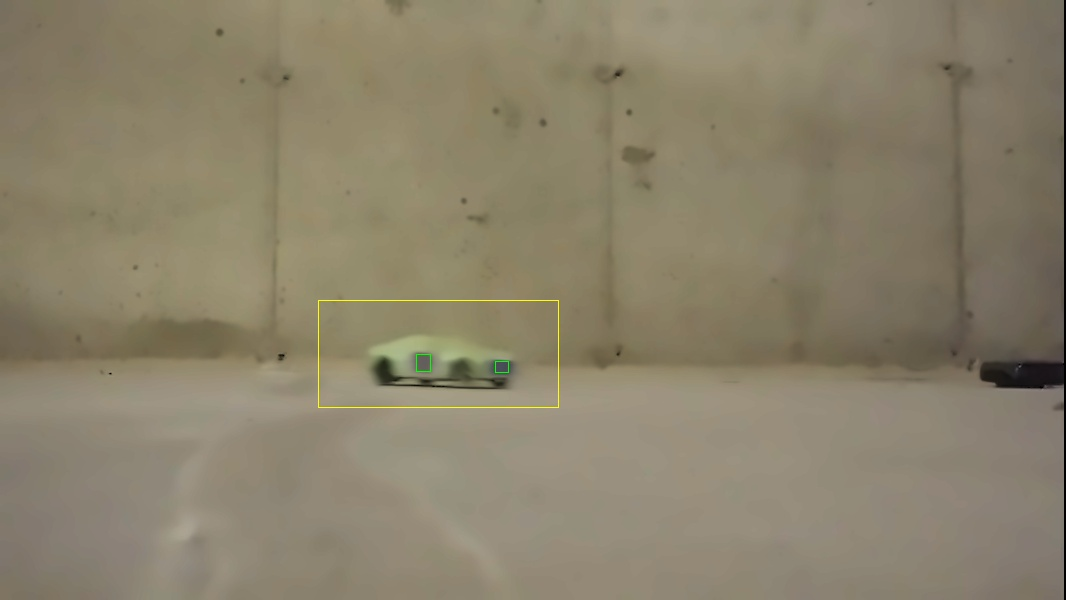
#> input picture analyzed/image0.jpg, 1066 x 600 px; its folder holds only this picture in this run
$ python -i Measure_Distance.py   (imports and definitions only)   (Python 2 division)
#> lines starting #> are read from the running program, lines starting #| are printed output that depends on the picture; after the words box and inside, x2 and y2 are one past the last pixel; in counts of white or black regions, pixels touching at a corner belong together
import cv2
import numpy as np
import os
import glob
import matplotlib.pyplot as plot
import re
import multiprocessing
from skimage.feature import canny
from skimage import img_as_ubyte


def create_figure(path):
#> called with path = 'analyzed/image0.jpg'
    try:
        figure = plot.figure("Crash Labeller")
        image_raw = figure.add_subplot(221)
        image_edges = figure.add_subplot(222)
        text = figure.add_subplot(223)
        text_ax = text.axis([-1, 1, -1, 1])

        int_values = []
        path_sections = path.split("/")

        for string in path_sections:
            if re.search(r'\d+', string) is not None:
                int_values.append(int(re.search(r'\d+', string).group()))

        file_count = int_values[-1]
        crash = False

        print file_count

        image = cv2.imread(path)
#> image is the input picture: shape (600, 1066, 3); mean B, G, R 107.1, 129.7, 138.6

        img_gray = cv2.cvtColor(image, cv2.COLOR_BGR2GRAY)
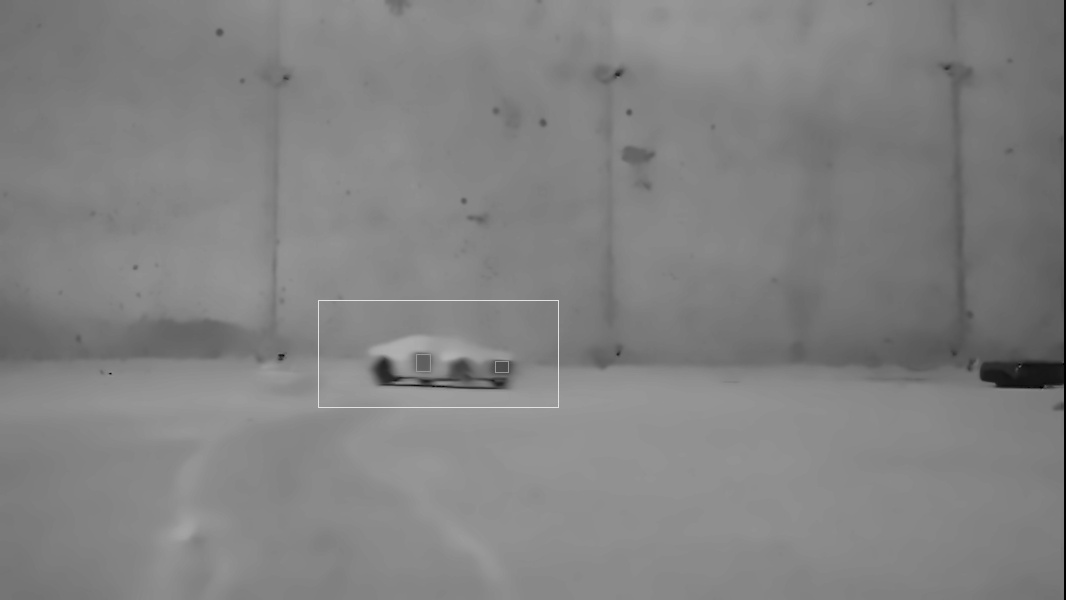
#> img_gray: shape (600, 1066); min 0, max 232, mean 129.8
        edges = img_as_ubyte(canny(img_gray, sigma=canny_sigma))
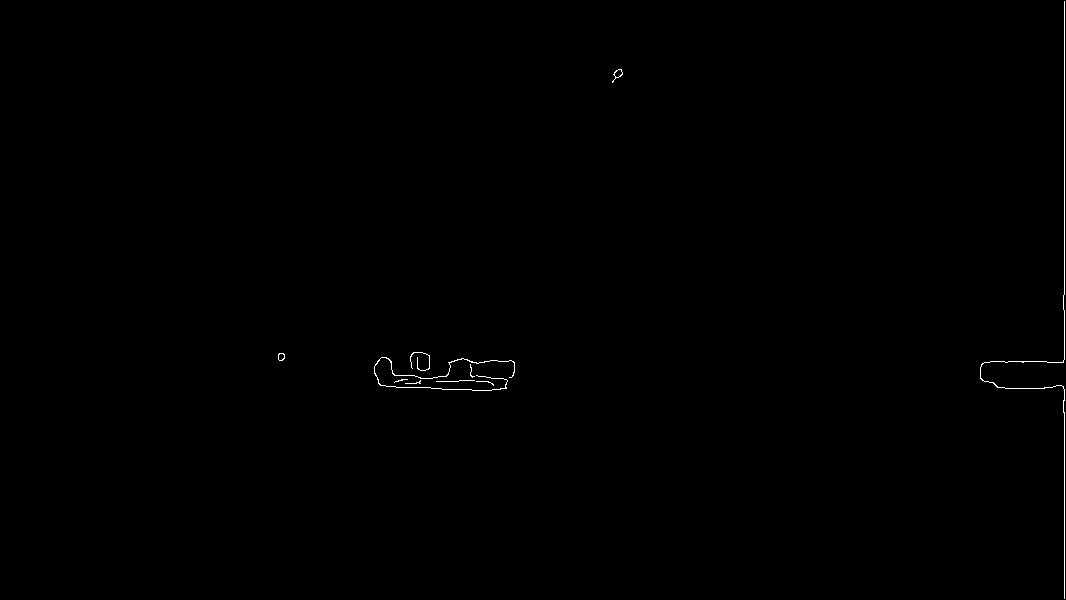
#> edges: shape (600, 1066); 0.22% white in thin lines or dots, all inside (x1, y1, x2, y2) = (278, 1, 1065, 599)
        img_bw = cv2.threshold(edges, 250, 255, cv2.THRESH_BINARY)[1]

        point = find_bottom_edge(img_bw)
#> the loop in find_bottom_edge, `for i in reversed(xrange(len(img_bw))):` made 2 passes
#> i on passes 1 to 2: 599, 598
#> point = (1064, 598)
        distance = len(img_bw) - point[1]
#> distance = 2

        cv2.line(image, point, (len(img_bw[0]) / 2, len(img_bw)), (0, 255, 0), 1)
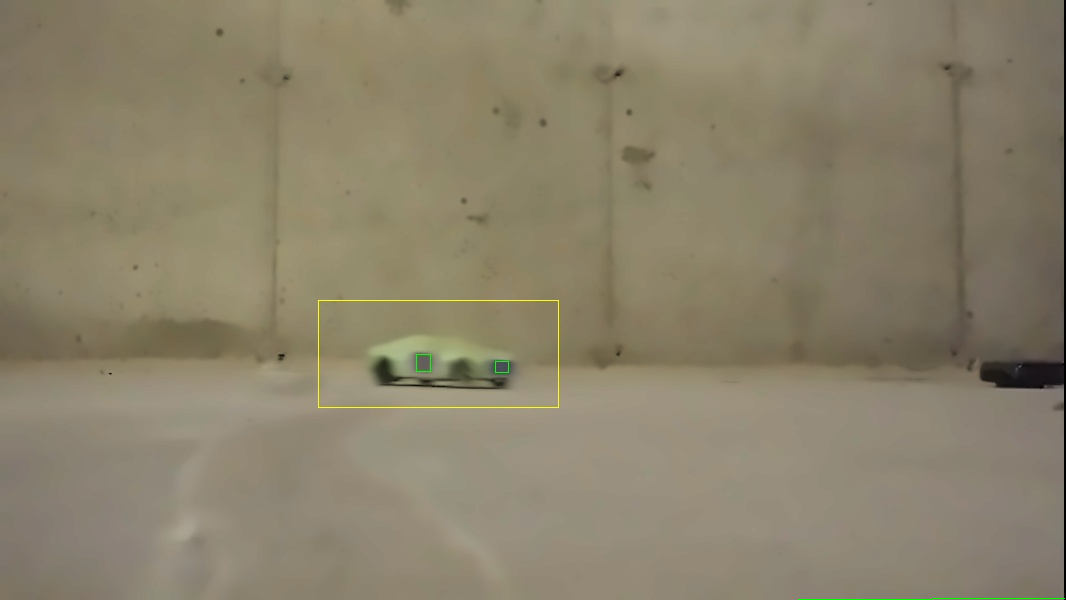
#> image: shape (600, 1066, 3); 0.04% of pixels changed, all inside (x1, y1, x2, y2) = (798, 598, 1065, 600)

        if distance <= _threshold:
            crash = True

        image_raw.imshow(image)
        image_raw.set_title("Image raw")
        image_edges.imshow(edges)
        image_edges.set_title("Edges")
        crash_status = text.text(-0.5, 0.5, "Crash Status: " + str(crash))
        distance_status = text.text(-0.5, -0.5, "Distance: " + str(distance))

        figure.savefig("sigma_" + str(canny_sigma) + "_thresh_" + str(_threshold) + "/FRAME_" + str(file_count))
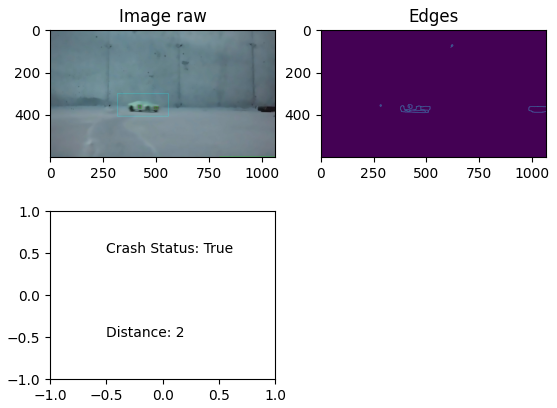
#> figure drawn by matplotlib, 2 panels; B, G, R data is drawn as R, G, B
        crash_status.remove()
        distance_status.remove()

    except Exception:
        print "Error with file"

def find_bottom_edge(img_bw):
    for i in reversed(xrange(len(img_bw))):
        for j in xrange(len(img_bw[0])):
            if(img_bw[i][j] > 0):
                point = (j, i)
                return point

_threshold = 30
canny_sigma = 2.25
threads = 8

# [2 lines not run here, left out]
files = glob.glob(os.getcwd() + "/resize150/*")

pool = multiprocessing.Pool(threads)
# [1 line not run here, left out]

#create_figure(files)

>>> result = create_figure('analyzed/image0.jpg')
#> figure, not shown here; B, G, R data is drawn as R, G, B
